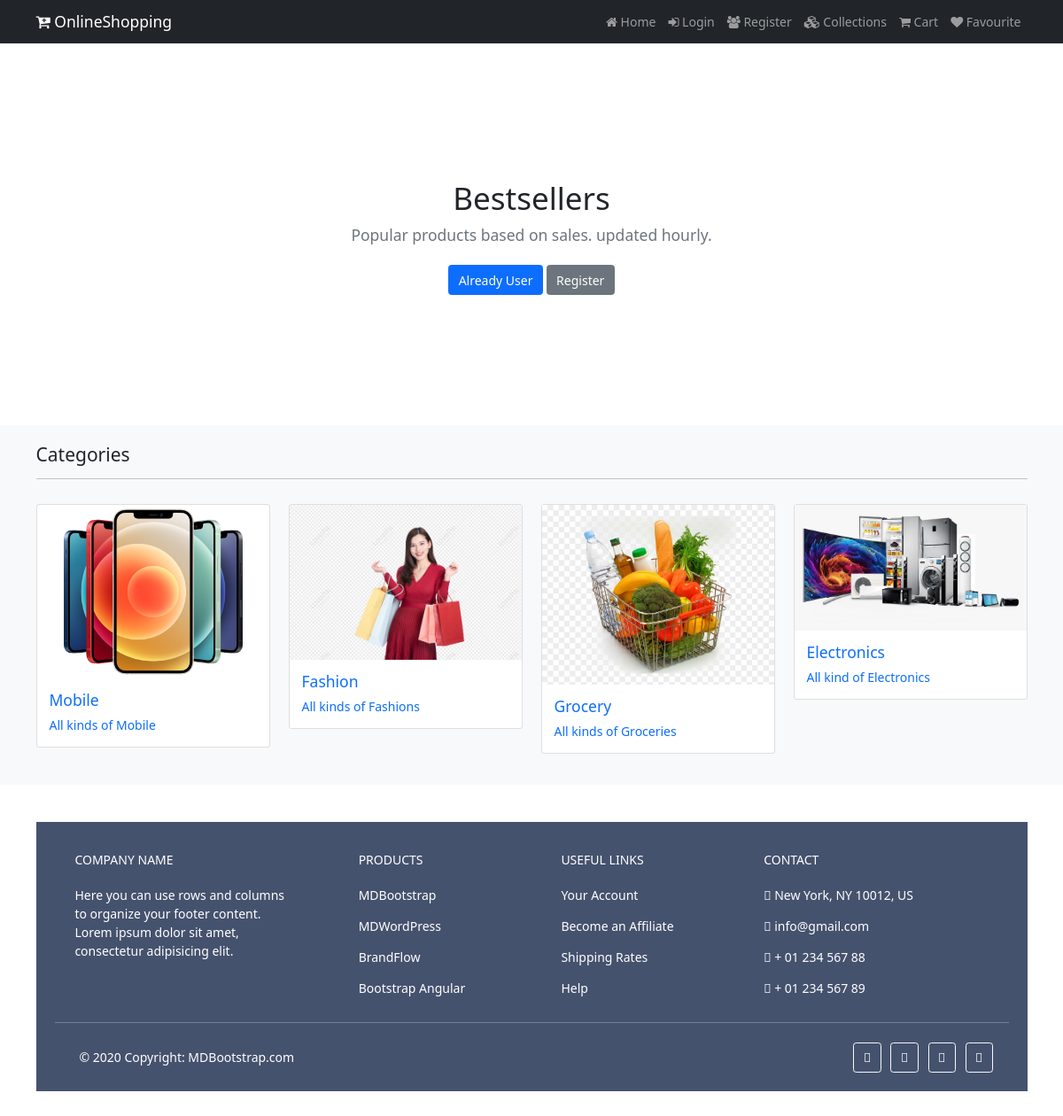
The page /collections on the database its author committed.
### shop/models.py (models this page shows, shortened)
class Category(models.Model):
    name = models.CharField(max_length=150, null=False, blank=False)
    image = models.ImageField(upload_to=getFileName, null=True, blank=True)
    description = models.TextField(max_length=500, null=False, blank=False)
    status = models.BooleanField(default=False, help_text="0-show,1-Hidden")
    created_at = models.DateTimeField(auto_now_add=True)

### shop/views.py (the view)
# urls.py: path('collections', views.collections, name='collections'),
def collections(request):
    category = Category.objects.filter(status=0)
    context = {'category': category}
    return render(request, 'shop/collections.html', context)

### shop/templates/shop/collections.html (shortened to what this page needs)
{% extends 'shop/layouts/main.html' %}
{% block content %}
<section class="py-5 text-center container" style="margin-top: 70px;">
    <div class="row py-lg-5">
        <div class="col-lg-6 col-md-8 mx-auto">
            <h1 class="fw-light">Bestsellers</h1>
            <p class="lead text-muted">Popular products based on sales. updated hourly.</p>
            <p>
                <a class="btn btn-primary my-2" href="">Already User</a>
                <a class="btn btn-secondary my-2" href="">Register</a>
            </p>
        </div>
    </div>
</section>
<section class="bg-light py-4 my-5">
    <div class="container">
        <div class="row">
            <div class="col-12">
                <h4 class="mb-3">Categories</h4>
                <hr style="border-color:b8bfc2">
            </div>
            {% for item in category %}
            <div class="col-md-4 col-lg-3">
                <div class="card my-3">
                    <img src="{{ item.image.url }}" class="card-image-top" alt="Categories">
                    <a href="{% url 'collections' item.name %}">
                        <div class="card-body">
                            <h5 class="card-title text-primary">{{ item.name }}</h5>
                            <p class="card-text">
                                {{ item.description }}
                            </p>
                        </div>
                    </a>
                </div>
            </div>
            {% endfor %}
        </div>
    </div>
</section>
{% endblock content %}

### static/css/style.css (style rules this page uses)
html { font-size: 14px; }
a { text-decoration: none; }

### rows shown on the page
Category: image (picture), name "Mobile", description "All kinds of Mobile"
Category: image (picture), name "Fashion", description "All kinds of Fashions"
Category: image (picture), name "Grocery", description "All kinds of Groceries"
Category: image (picture), name "Electronics", description "All kind of Electronics"
